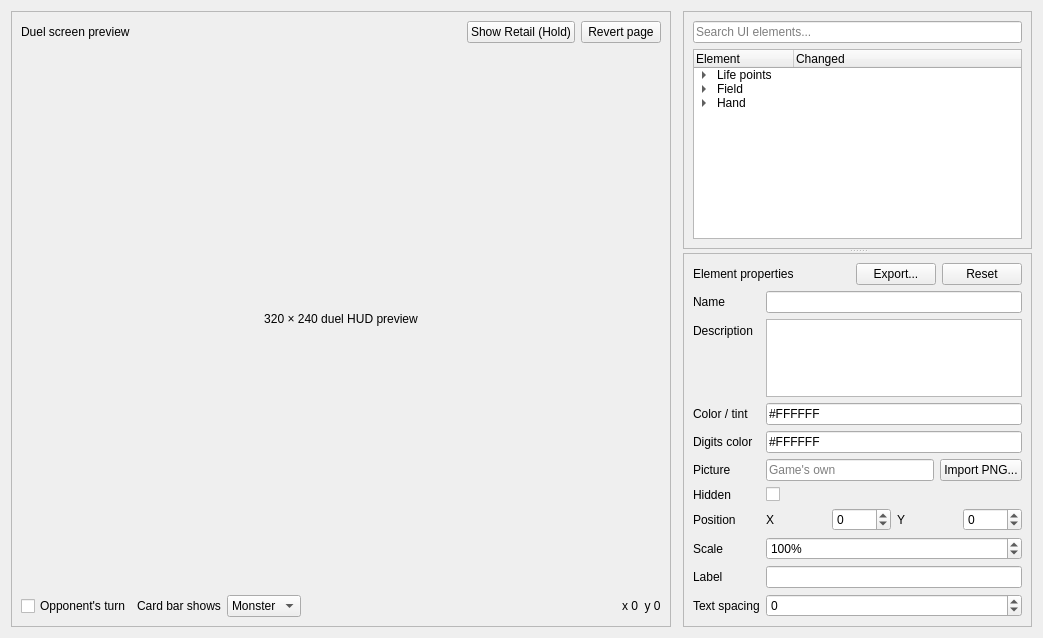
     <widget class="QWidget" name="duelTab">
      <attribute name="title">
       <string>Duel</string>
      </attribute>
      <layout class="QHBoxLayout" name="duelLayout">
       <property name="spacing">
        <number>12</number>
       </property>
       <item>
        <widget class="QFrame" name="duelPreviewPanel">
         <property name="frameShape">
          <enum>QFrame::Shape::StyledPanel</enum>
         </property>
         <layout class="QVBoxLayout" name="duelPreviewLayout" stretch="0,1,0">
          <item>
           <layout class="QHBoxLayout" name="duelPreviewHeader">
            <item>
             <widget class="QLabel" name="duelPreviewTitle">
              <property name="text">
               <string>Duel screen preview</string>
              </property>
             </widget>
            </item>
            <item>
             <spacer name="duelPreviewHeaderSpacer">
              <property name="orientation">
               <enum>Qt::Orientation::Horizontal</enum>
              </property>
              <property name="sizeHint" stdset="0">
               <size>
                <width>20</width>
                <height>20</height>
               </size>
              </property>
             </spacer>
            </item>
            <item>
             <widget class="QPushButton" name="holdGameDuelButton">
              <property name="text">
               <string>Show Retail (Hold)</string>
              </property>
             </widget>
            </item>
            <item>
             <widget class="QPushButton" name="revertDuelPageButton">
              <property name="text">
               <string>Revert page</string>
              </property>
             </widget>
            </item>
           </layout>
          </item>
          <item>
           <widget class="QLabel" name="duelPreviewCanvas">
            <property name="minimumSize">
             <size>
              <width>640</width>
              <height>480</height>
             </size>
            </property>
            <property name="text">
             <string>320 × 240 duel HUD preview</string>
            </property>
            <property name="alignment">
             <set>Qt::AlignmentFlag::AlignCenter</set>
            </property>
           </widget>
          </item>
          <item>
           <layout class="QHBoxLayout" name="duelPreviewTools">
            <item>
             <widget class="QCheckBox" name="duelOpponentTurnCheck">
              <property name="text">
               <string>Opponent's turn</string>
              </property>
             </widget>
            </item>
            <item>
             <widget class="QLabel" name="duelCardBarShowsLabel">
              <property name="text">
               <string>Card bar shows</string>
              </property>
             </widget>
            </item>
            <item>
             <widget class="QComboBox" name="duelCardBarShowsCombo">
              <item>
               <property name="text">
                <string>Monster</string>
               </property>
              </item>
              <item>
               <property name="text">
                <string>Magic</string>
               </property>
              </item>
              <item>
               <property name="text">
                <string>Trap</string>
               </property>
              </item>
             </widget>
            </item>
            <item>
             <spacer name="duelPreviewToolsSpacer">
              <property name="orientation">
               <enum>Qt::Orientation::Horizontal</enum>
              </property>
              <property name="sizeHint" stdset="0">
               <size>
                <width>20</width>
                <height>20</height>
               </size>
              </property>
             </spacer>
            </item>
            <item>
             <widget class="QLabel" name="duelCursorPositionLabel">
              <property name="text">
               <string>x 0  y 0</string>
              </property>
             </widget>
            </item>
           </layout>
          </item>
         </layout>
        </widget>
       </item>
       <item>
        <widget class="QSplitter" name="duelRightSplitter">
         <property name="orientation">
          <enum>Qt::Orientation::Vertical</enum>
         </property>
         <widget class="QFrame" name="duelElementsPanel">
          <property name="frameShape">
           <enum>QFrame::Shape::StyledPanel</enum>
          </property>
          <layout class="QVBoxLayout" name="duelElementsLayout">
           <item>
            <widget class="QLineEdit" name="duelElementSearchEdit">
             <property name="placeholderText">
              <string>Search UI elements...</string>
             </property>
            </widget>
           </item>
           <item>
            <widget class="QTreeWidget" name="duelElementsTree">
             <property name="columnCount">
              <number>2</number>
             </property>
             <column>
              <property name="text">
               <string>Element</string>
              </property>
             </column>
             <column>
              <property name="text">
               <string>Changed</string>
              </property>
             </column>
             <item>
              <property name="text">
               <string>Life points</string>
              </property>
              <item>
               <property name="text">
                <string>Opponent's LP</string>
               </property>
              </item>
              <item>
               <property name="text">
                <string>Your LP</string>
               </property>
              </item>
             </item>
             <item>
              <property name="text">
               <string>Field</string>
              </property>
              <item>
               <property name="text">
                <string>FIELD box</string>
               </property>
              </item>
              <item>
               <property name="text">
                <string>Field cursor</string>
               </property>
              </item>
             </item>
             <item>
              <property name="text">
               <string>Hand</string>
              </property>
              <item>
               <property name="text">
                <string>Card bar</string>
               </property>
               <item>
                <property name="text">
                 <string>Name</string>
                </property>
               </item>
               <item>
                <property name="text">
                 <string>ATK</string>
                </property>
               </item>
               <item>
                <property name="text">
                 <string>DEF</string>
                </property>
               </item>
               <item>
                <property name="text">
                 <string>Type icon</string>
                </property>
               </item>
               <item>
                <property name="text">
                 <string>Guardian stars</string>
                </property>
               </item>
               <item>
                <property name="text">
                 <string>Magic/trap word</string>
                </property>
               </item>
              </item>
              <item>
               <property name="text">
                <string>Hand cursor</string>
               </property>
              </item>
             </item>
            </widget>
           </item>
          </layout>
         </widget>
         <widget class="QFrame" name="duelPropertiesPanel">
          <property name="frameShape">
           <enum>QFrame::Shape::StyledPanel</enum>
          </property>
          <layout class="QVBoxLayout" name="duelPropertiesLayout">
           <item>
            <layout class="QHBoxLayout" name="duelPropertiesHeader">
             <item>
              <widget class="QLabel" name="duelPropertiesTitle">
               <property name="text">
                <string>Element properties</string>
               </property>
              </widget>
             </item>
             <item>
              <spacer name="duelPropertiesHeaderSpacer">
               <property name="orientation">
                <enum>Qt::Orientation::Horizontal</enum>
               </property>
               <property name="sizeHint" stdset="0">
                <size>
                 <width>20</width>
                 <height>20</height>
                </size>
               </property>
              </spacer>
             </item>
             <item>
              <widget class="QPushButton" name="exportDuelElementButton">
               <property name="text">
                <string>Export...</string>
               </property>
              </widget>
             </item>
             <item>
              <widget class="QPushButton" name="revertDuelElementButton">
               <property name="text">
                <string>Reset</string>
               </property>
              </widget>
             </item>
            </layout>
           </item>
           <item>
            <layout class="QFormLayout" name="duelPropertiesForm">
             <item row="0" column="0">
              <widget class="QLabel" name="duelElementNameLabel">
               <property name="text">
                <string>Name</string>
               </property>
              </widget>
             </item>
             <item row="0" column="1">
              <widget class="QLineEdit" name="duelElementNameEdit">
               <property name="readOnly">
                <bool>true</bool>
               </property>
              </widget>
             </item>
             <item row="1" column="0">
              <widget class="QLabel" name="duelElementDescriptionLabel">
               <property name="text">
                <string>Description</string>
               </property>
              </widget>
             </item>
             <item row="1" column="1">
              <widget class="QPlainTextEdit" name="duelElementDescriptionEdit">
               <property name="maximumSize">
                <size>
                 <width>16777215</width>
                 <height>80</height>
                </size>
               </property>
               <property name="readOnly">
                <bool>true</bool>
               </property>
              </widget>
             </item>
             <item row="2" column="0">
              <widget class="QLabel" name="duelElementTintLabel">
               <property name="text">
                <string>Color / tint</string>
               </property>
              </widget>
             </item>
             <item row="2" column="1">
              <widget class="QLineEdit" name="duelElementTintEdit">
               <property name="text">
                <string>#FFFFFF</string>
               </property>
              </widget>
             </item>
             <item row="3" column="0">
              <widget class="QLabel" name="duelElementDigitsLabel">
               <property name="text">
                <string>Digits color</string>
               </property>
              </widget>
             </item>
             <item row="3" column="1">
              <widget class="QLineEdit" name="duelElementDigitsEdit">
               <property name="text">
                <string>#FFFFFF</string>
               </property>
              </widget>
             </item>
             <item row="4" column="0">
              <widget class="QLabel" name="duelElementImageLabel">
               <property name="text">
                <string>Picture</string>
               </property>
              </widget>
             </item>
             <item row="4" column="1">
              <layout class="QHBoxLayout" name="duelElementImageLayout">
               <item>
                <widget class="QLineEdit" name="duelElementImagePathEdit">
                 <property name="readOnly">
                  <bool>true</bool>
                 </property>
                 <property name="placeholderText">
                  <string>Game's own</string>
                 </property>
                </widget>
               </item>
               <item>
                <widget class="QPushButton" name="duelElementImportButton">
                 <property name="text">
                  <string>Import PNG...</string>
                 </property>
                </widget>
               </item>
              </layout>
             </item>
             <item row="5" column="0">
              <widget class="QLabel" name="duelElementVisibleLabel">
               <property name="text">
                <string>Hidden</string>
               </property>
              </widget>
             </item>
             <item row="5" column="1">
              <widget class="QCheckBox" name="duelElementHiddenCheck"/>
             </item>
             <item row="6" column="0">
              <widget class="QLabel" name="duelElementPositionLabel">
               <property name="text">
                <string>Position</string>
               </property>
              </widget>
             </item>
             <item row="6" column="1">
              <layout class="QHBoxLayout" name="duelElementPositionLayout">
               <item>
                <widget class="QLabel" name="duelElementXLabel">
                 <property name="text">
                  <string>X</string>
                 </property>
                </widget>
               </item>
               <item>
                <widget class="QSpinBox" name="duelElementXSpin">
                 <property name="minimum">
                  <number>-999</number>
                 </property>
                 <property name="maximum">
                  <number>999</number>
                 </property>
                </widget>
               </item>
               <item>
                <widget class="QLabel" name="duelElementYLabel">
                 <property name="text">
                  <string>Y</string>
                 </property>
                </widget>
               </item>
               <item>
                <widget class="QSpinBox" name="duelElementYSpin">
                 <property name="minimum">
                  <number>-999</number>
                 </property>
                 <property name="maximum">
                  <number>999</number>
                 </property>
                </widget>
               </item>
              </layout>
             </item>
             <item row="7" column="0">
              <widget class="QLabel" name="duelElementScaleLabel">
               <property name="text">
                <string>Scale</string>
               </property>
              </widget>
             </item>
             <item row="7" column="1">
              <widget class="QSpinBox" name="duelElementScaleSpin">
               <property name="suffix">
                <string>%</string>
               </property>
               <property name="minimum">
                <number>25</number>
               </property>
               <property name="maximum">
                <number>400</number>
               </property>
               <property name="value">
                <number>100</number>
               </property>
              </widget>
             </item>
             <item row="8" column="0">
              <widget class="QLabel" name="duelElementLabelCaption">
               <property name="text">
                <string>Label</string>
               </property>
              </widget>
             </item>
             <item row="8" column="1">
              <widget class="QLineEdit" name="duelElementLabelEdit"/>
             </item>
             <item row="9" column="0">
              <widget class="QLabel" name="duelElementSpacingLabel">
               <property name="text">
                <string>Text spacing</string>
               </property>
              </widget>
             </item>
             <item row="9" column="1">
              <widget class="QSpinBox" name="duelElementSpacingSpin">
               <property name="minimum">
                <number>-16</number>
               </property>
               <property name="maximum">
                <number>32</number>
               </property>
              </widget>
             </item>
            </layout>
           </item>
          </layout>
         </widget>
        </widget>
       </item>
      </layout>
     </widget>
